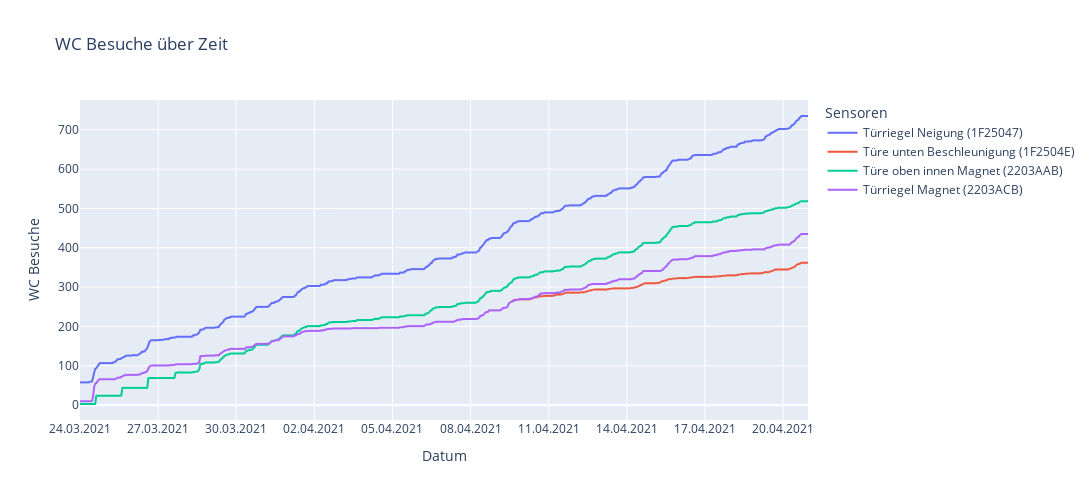

Notebook source saved alongside this figure:
### Markdown cell above
## Cummulative data over time

### Code cell
vis_data = get_vis_data(message_data_wide)

def customLegend(fig, nameSwap):
    for i, dat in enumerate(fig.data):
        for elem in dat:
            if elem == 'name':
                # print(fig.data[i].name)
                if fig.data[i].name in nameSwap.keys():
                    fig.data[i].name = nameSwap[fig.data[i].name]
    return(fig)


fig = px.line(vis_data, x='created', y=get_sub_columns(vis_data, False, 'created'), width=1400, height=500, title='WC Besuche über Zeit')
# titles
# fig.update_xaxes(title_text='Datum')
# fig.update_yaxes(title_text='WC-Besuche')
fig.update_layout(
    xaxis_title = 'Datum',
    yaxis_title = 'WC Besuche',
    legend_title = 'Sensoren'
)
# legend
fig = customLegend(fig=fig, nameSwap = \
    { \
        'counter_1F25047' : 'Türriegel Neigung (1F25047)', \
        'counter_2203ACB' : 'Türriegel Magnet (2203ACB)', \
        'counter_1F2504E' : 'Türe unten Beschleunigung (1F2504E)', \
        'counter_2203AFA' : 'Türe oben aussen Magnet (2203AFA)', \
        'counter_2203AAB' : 'Türe oben innen Magnet (2203AAB)', \
        'counter_2203AF9' : 'Test Sensor (nicht installiert) (2203AF9)', \
    })
# Date formatting
fig.update_xaxes(nticks=10, tickformat='%d.%m.%Y') # dtick='D1'

# set color
# fig.data[0].line.color = 'rgb(0, 0, 0)'
# fig.data[1].line.color = 'rgb(0, 0, 255)'

fig.show()

# matiplotlib (date formatting is not so nice)
# ax = message_data_wide[get_sub_columns(False, 'created')].plot(kind='line', x='created', figsize=(22, 5), style='-')

# ax.set_title('WC Besuche über Zeit')
# ax.set_xlabel('Date')
# ax.set_ylabel('WC-Besuche')

# ax.xaxis.set_major_formatter(dates.DateFormatter("%d.%m.%Y"))

### Figure 1 — Plotly figure (JSON) as saved in the notebook; plotly's stock layout.template omitted (floating-point values rounded to 4 significant figures; data arrays with more than 128 entries replaced by an {"elided": "..."} marker saying what was removed)
{"data": [{"hovertemplate": "variable=counter_1F25047<br>created=%{x}<br>value=%{y}<extra></extra>", "legendgroup": "counter_1F25047", "line": {"color": "#636efa", "dash": "solid"}, "mode": "lines", "name": "Türriegel Neigung (1F25047)", "showlegend": true, "type": "scattergl", "x": {"elided": "672 str values"}, "xaxis": "x", "y": {"elided": "672 int values"}, "yaxis": "y"}, {"hovertemplate": "variable=counter_1F2504E<br>created=%{x}<br>value=%{y}<extra></extra>", "legendgroup": "counter_1F2504E", "line": {"color": "#EF553B", "dash": "solid"}, "mode": "lines", "name": "Türe unten Beschleunigung (1F2504E)", "showlegend": true, "type": "scattergl", "x": {"elided": "672 str values"}, "xaxis": "x", "y": {"elided": "672 int values"}, "yaxis": "y"}, {"hovertemplate": "variable=counter_2203AAB<br>created=%{x}<br>value=%{y}<extra></extra>", "legendgroup": "counter_2203AAB", "line": {"color": "#00cc96", "dash": "solid"}, "mode": "lines", "name": "Türe oben innen Magnet (2203AAB)", "showlegend": true, "type": "scattergl", "x": {"elided": "672 str values"}, "xaxis": "x", "y": {"elided": "672 float values"}, "yaxis": "y"}, {"hovertemplate": "variable=counter_2203ACB<br>created=%{x}<br>value=%{y}<extra></extra>", "legendgroup": "counter_2203ACB", "line": {"color": "#ab63fa", "dash": "solid"}, "mode": "lines", "name": "Türriegel Magnet (2203ACB)", "showlegend": true, "type": "scattergl", "x": {"elided": "672 str values"}, "xaxis": "x", "y": {"elided": "672 int values"}, "yaxis": "y"}], "layout": {"height": 500, "legend": {"title": {"text": "Sensoren"}, "tracegroupgap": 0}, "title": {"text": "WC Besuche über Zeit"}, "width": 1400, "xaxis": {"anchor": "y", "domain": [0, 1], "nticks": 10, "tickformat": "%d.%m.%Y", "title": {"text": "Datum"}}, "yaxis": {"anchor": "x", "domain": [0, 1], "title": {"text": "WC Besuche"}}}}
